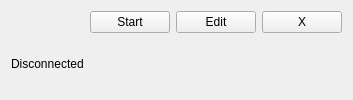
<?xml version="1.0" encoding="UTF-8"?>
<ui version="4.0">
    <class>MountpointWidget</class>
    <widget class = "QWidget" name = "MountpointWidget">
        <property name = "windowTitle">
            <string>Mountpoint</string>
        </property>
        <layout class = "QGridLayout" name = "">
            <item row="0" column="0" colspan="1">
                <widget class = "QLabel" name = "mountpointAddress">
                    <property name = "text">
                        <string></string>
                    </property>
                </widget>
            </item>
            <item row="0" column="2" colspan="1">
                <widget class = "QPushButton" name = "startStopStream">
                    <property name="sizePolicy">
                        <sizepolicy hsizetype="Fixed" vsizetype="Fixed">
                        <horstretch>0</horstretch>
                        <verstretch>0</verstretch>
                        </sizepolicy>
                    </property>
                    <property name = "text">
                        <string>Start</string>
                    </property>
                </widget>
            </item>
            <item row="0" column="3" colspan="1">
                <widget class = "QPushButton" name = "editSettings">
                    <property name="sizePolicy">
                        <sizepolicy hsizetype="Fixed" vsizetype="Fixed">
                        <horstretch>0</horstretch>
                        <verstretch>0</verstretch>
                        </sizepolicy>
                    </property>
                    <property name = "text">
                        <string>Edit</string>
                    </property>
                </widget>
            </item>
            <item row="0" column="4" colspan="1">
                <widget class = "QPushButton" name = "closeMountpoint">
                    <property name="sizePolicy">
                        <sizepolicy hsizetype="Fixed" vsizetype="Fixed">
                        <horstretch>0</horstretch>
                        <verstretch>0</verstretch>
                        </sizepolicy>
                    </property>
                    <property name = "text">
                        <string>X</string>
                    </property>
                </widget>
            </item>
            <item row="1" column="0" colspan="1">
                <widget class = "QLabel" name = "socketState">
                    <property name = "text">
                        <string>Disconnected</string>
                    </property>
                </widget>
            </item>
        </layout>
    </widget>
    <resources/>
    <connections/>
</ui>
